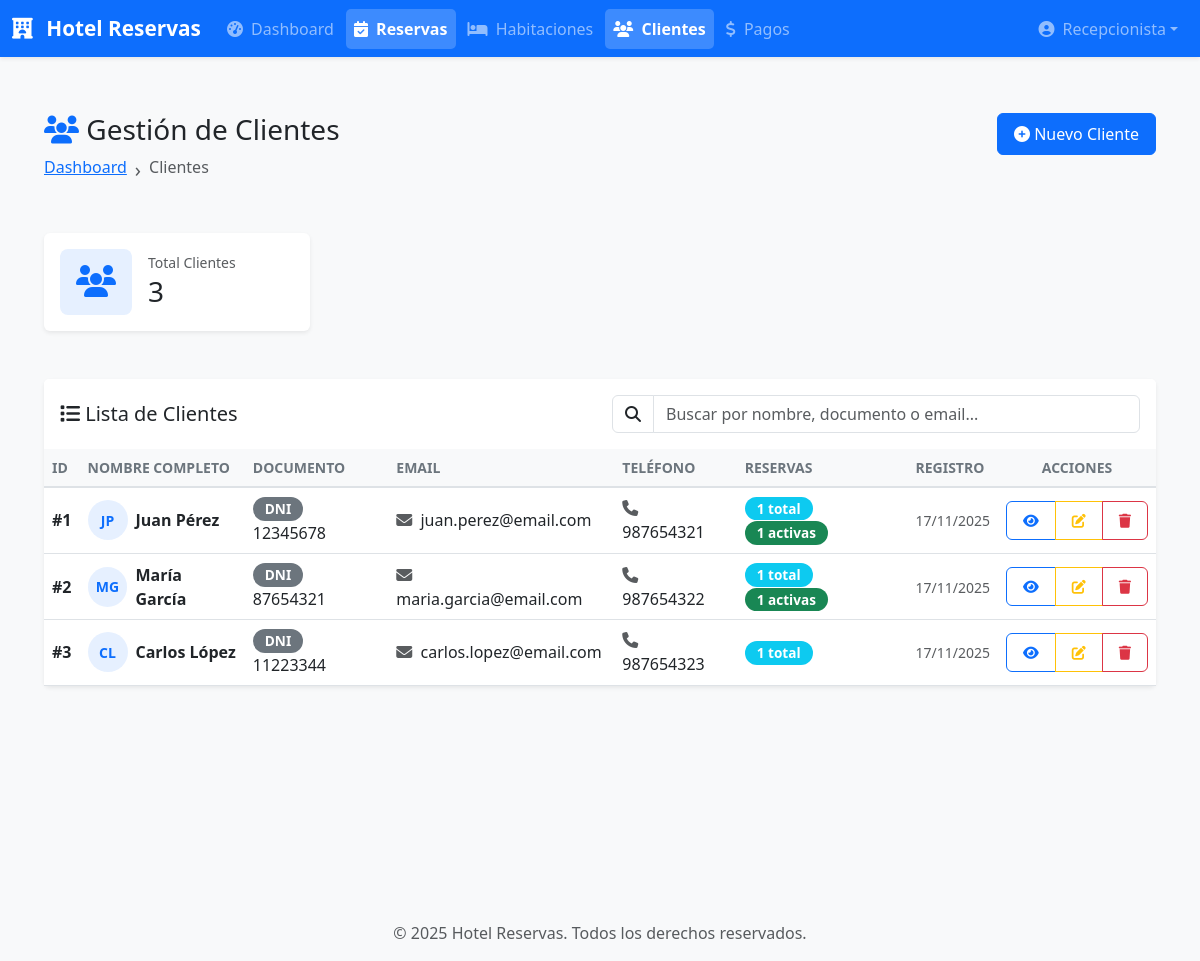
The page /public/clientes (signed in) on the database its author committed.
### tables this page shows
CREATE TABLE clientes (
    id INT PRIMARY KEY AUTO_INCREMENT,
    usuario_id INT NULL,
    nombre VARCHAR(100) NOT NULL,
    apellido VARCHAR(100) NOT NULL,
    documento VARCHAR(50) UNIQUE NOT NULL,
    tipo_documento ENUM('DNI', 'Pasaporte', 'CE') DEFAULT 'DNI',
    email VARCHAR(100) NOT NULL,
    telefono VARCHAR(20) NOT NULL,
    direccion TEXT,
    fecha_nacimiento DATE,
    nacionalidad VARCHAR(50),
    created_at TIMESTAMP DEFAULT CURRENT_TIMESTAMP,
    updated_at TIMESTAMP DEFAULT CURRENT_TIMESTAMP ON UPDATE CURRENT_TIMESTAMP,
    FOREIGN KEY (usuario_id) REFERENCES usuarios(id) ON DELETE SET NULL,
    INDEX idx_documento (documento),
    INDEX idx_email (email)
);

### views/clientes/index.php (the view, shortened to what the rows shown need)
<?php
$clientes = $data['clientes'] ?? [];
require_once __DIR__ . '/../layouts/header.php';
?>
<div class="container-fluid py-4">
    <div class="row mb-4">
        <div class="col-md-6">
            <h1 class="h3 mb-2">
                <i class="fas fa-users text-primary"></i>
                Gestión de Clientes
            </h1>
            <nav aria-label="breadcrumb">
                <ol class="breadcrumb">
                    <li class="breadcrumb-item"><a href="<?= $base ?>/dashboard">Dashboard</a></li>
                    <li class="breadcrumb-item active">Clientes</li>
                </ol>
            </nav>
        </div>
        <div class="col-md-6 text-end">
            <a href="<?= $base ?>/clientes/crear" class="btn btn-primary">
                <i class="fas fa-plus-circle"></i>
                Nuevo Cliente
            </a>
        </div>
    </div>
    <div class="row g-3 mb-4">
        <div class="col-md-3">
            <div class="card border-0 shadow-sm">
                <div class="card-body">
                    <div class="d-flex align-items-center">
                        <div class="flex-shrink-0">
                            <div class="bg-primary bg-opacity-10 text-primary rounded-3 p-3">
                                <i class="fas fa-users fa-2x"></i>
                            </div>
                        </div>
                        <div class="flex-grow-1 ms-3">
                            <h6 class="text-muted mb-1 small">Total Clientes</h6>
                            <h3 class="mb-0"><?= count($clientes) ?></h3>
                        </div>
                    </div>
                </div>
            </div>
        </div>
    </div>
    <div class="card border-0 shadow-sm">
        <div class="card-header bg-white border-0 py-3">
            <div class="row align-items-center">
                <div class="col-md-6">
                    <h5 class="mb-0">
                        <i class="fas fa-list"></i>
                        Lista de Clientes
                    </h5>
                </div>
                <div class="col-md-6">
                    <div class="input-group">
                        <span class="input-group-text bg-white">
                            <i class="fas fa-search"></i>
                        </span>
                        <input type="text"
                               class="form-control"
                               id="buscarCliente"
                               placeholder="Buscar por nombre, documento o email...">
                    </div>
                </div>
            </div>
        </div>
        <div class="card-body p-0">
            <?php if (empty($clientes)): ?>
                <div class="text-center py-5">
                    <i class="fas fa-user-slash fa-4x text-muted mb-3 opacity-25"></i>
                    <h5 class="text-muted">No hay clientes registrados</h5>
                    <p class="text-muted mb-4">Comienza agregando tu primer cliente</p>
                    <a href="<?= $base ?>/clientes/crear" class="btn btn-primary">
                        <i class="fas fa-plus"></i>
                        Crear Primer Cliente
                    </a>
                </div>
            <?php else: ?>
                <div class="table-responsive">
                    <table class="table table-hover align-middle mb-0" id="tablaClientes">
                        <thead class="table-light">
                            <tr>
                                <th>ID</th>
                                <th>Nombre Completo</th>
                                <th>Documento</th>
                                <th>Email</th>
                                <th>Teléfono</th>
                                <th>Reservas</th>
                                <th>Registro</th>
                                <th class="text-center">Acciones</th>
                            </tr>
                        </thead>
                        <tbody>
                            <?php foreach ($clientes as $cliente): ?>
                                <tr>
                                    <td><strong>#<?= $cliente['id'] ?></strong></td>
                                    <td>
                                        <div class="d-flex align-items-center">
                                            <div class="avatar-circle bg-primary bg-opacity-10 text-primary me-2">
                                                <?= strtoupper(substr($cliente['nombre'], 0, 1) . substr($cliente['apellido'], 0, 1)) ?>
                                            </div>
                                            <div>
                                                <div class="fw-bold">
                                                    <?= htmlspecialchars($cliente['nombre'] . ' ' . $cliente['apellido']) ?>
                                                </div>
                                            </div>
                                        </div>
                                    </td>
                                    <td>
                                        <span class="badge bg-secondary">
                                            <?= htmlspecialchars($cliente['tipo_documento']) ?>
                                        </span>
                                        <?= htmlspecialchars($cliente['documento']) ?>
                                    </td>
                                    <td>
                                        <i class="fas fa-envelope text-muted me-1"></i>
                                        <?= htmlspecialchars($cliente['email']) ?>
                                    </td>
                                    <td>
                                        <i class="fas fa-phone text-muted me-1"></i>
                                        <?= htmlspecialchars($cliente['telefono']) ?>
                                    </td>
                                    <td>
                                        <?php
                                        $totalReservas = $cliente['total_reservas'] ?? 0;
                                        $confirmadas = $cliente['reservas_confirmadas'] ?? 0;
                                        ?>
                                        <span class="badge bg-info">
                                            <?= $totalReservas ?> total
                                        </span>
                                        <?php if ($confirmadas > 0): ?>
                                            <span class="badge bg-success">
                                                <?= $confirmadas ?> activas
                                            </span>
                                        <?php endif; ?>
                                    </td>
                                    <td>
                                        <small class="text-muted">
                                            <?= date('d/m/Y', strtotime($cliente['created_at'])) ?>
                                        </small>
                                    </td>
                                    <td class="text-center">
                                        <div class="btn-group btn-group-sm" role="group">
                                            <a href="<?= $base ?>/clientes/<?= $cliente['id'] ?>"
                                               class="btn btn-outline-primary"
                                               title="Ver detalles">
                                                <i class="fas fa-eye"></i>
                                            </a>
                                            <a href="<?= $base ?>/clientes/<?= $cliente['id'] ?>/editar"
                                               class="btn btn-outline-warning"
                                               title="Editar">
                                                <i class="fas fa-edit"></i>
                                            </a>
                                            <button type="button"
                                                    class="btn btn-outline-danger"
                                                    onclick="confirmarEliminacion(<?= $cliente['id'] ?>, '<?= htmlspecialchars($cliente['nombre']) ?>')"
                                                    title="Eliminar">
                                                <i class="fas fa-trash"></i>
                                            </button>
                                        </div>
                                    </td>
                                </tr>
                            <?php endforeach; ?>
                        </tbody>
                    </table>
                </div>
            <?php endif; ?>
        </div>
    </div>
</div>
<?php require_once __DIR__ . '/../layouts/footer.php'; ?>

### core/Router.php (shortened to what the rows shown need)
<?php
class Router
{
    private $routes = [];
    private $basePath = '/hotel-reservas/public';
    private function addRoute($method, $path, $handler, $middleware)
    {
        $this->routes[] = [
            'method' => $method,
            'path' => $path,
            'handler' => $handler,
            'middleware' => $middleware
        ];
    }
    public function run()
    {
        $requestMethod = $_SERVER['REQUEST_METHOD'];
        $requestUri = $_SERVER['REQUEST_URI'];
        if (strpos($requestUri, $this->basePath) === 0) {
            $requestUri = substr($requestUri, strlen($this->basePath));
        }
        foreach ($this->routes as $route) {
            if ($route['method'] === $requestMethod) {
                $pattern = $this->convertToRegex($route['path']);
                if (preg_match($pattern, $requestUri, $matches)) {
                    array_shift($matches);
                    $this->executeHandler($route['handler'], $matches);
                    exit;
                }
            }
        }
        exit;
    }
    private function convertToRegex($path)
    {
        $path = preg_quote($path, '/');
        $path = preg_replace('/\\\{([a-zA-Z0-9_]+)\\\}/', '([a-zA-Z0-9_-]+)', $path);
        return '/^' . $path . '$/';
    }
    private function executeHandler($handler, $params = [])
    {
        list($controllerName, $methodName) = explode('@', $handler);
        $controller = new $controllerName();
        call_user_func_array([$controller, $methodName], $params);
    }
}

### rows shown on the page
clientes: id "1", nombre+apellido "JP", nombre+apellido "Juan Pérez", tipo_documento "DNI", documento "12345678", email "juan.perez@email.com", telefono "987654321", totalReservas "1", confirmadas "1", created_at "17/11/2025"
clientes: id "2", nombre+apellido "MG", nombre+apellido "María García", tipo_documento "DNI", documento "87654321", email "maria.garcia@email.com", telefono "987654322", totalReservas "1", confirmadas "1", created_at "17/11/2025"
clientes: id "3", nombre+apellido "CL", nombre+apellido "Carlos López", tipo_documento "DNI", documento "11223344", email "carlos.lopez@email.com", telefono "987654323", totalReservas "1", created_at "17/11/2025"
